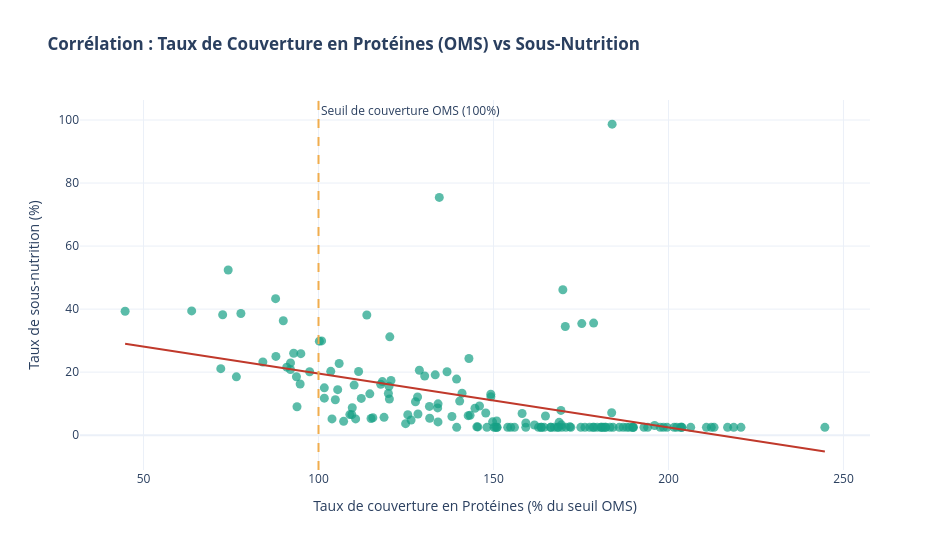

Write notebook code for a chart like this one.
### Markdown cell above
- Variables analysées : taux_couverture_prot_pct : Taux de couverture en protéines par rapport au seuil moyen recommandé par l'OMS (62g / hab / jour).taux_sousnutrition_pct : Pourcentage de la population en situation de sous-nutrition.

- Cadre Nutritionnel & Généralisation : Alors que l'apport calorique mesure la quantité d'énergie disponible, les protéines mesurent la qualité fonctionnelle du bol alimentaire. Une carence aiguë en protéines est un facteur direct de malnutrition sévère (kwashiorkor, retard de croissance). L'objectif est de vérifier si un taux élevé de couverture protéique protège efficacement contre la sous-nutrition globale.

- Test retenu : Test de Spearman (rho).

- Hypothèses :H_0 : La composition du régime alimentaire (prot) n'a aucun lien avec la sous-nutrition (rho = 0).H_1 : Il existe une relation significative (rho \ 0).

- Seuil de décision : alpha = 0,05.

### Code cell
fig = px.scatter(
    df_clean,
    x="taux_couverture_prot_pct",
    y="taux_sousnutrition_pct",
    hover_name="Zone",  
    hover_data={
        "taux_couverture_prot_pct": ":.2f%",
        "taux_sousnutrition_pct": ":.2f%"
    },
    trendline="ols",  # Calcule la droite de régression via statsmodels
    trendline_color_override="#c0392b",  # Couleur rouge de ta ligne initialement définie
    title="<b>Corrélation : Taux de Couverture en Protéines (OMS) vs Sous-Nutrition</b>",
    labels={
        "taux_couverture_prot_pct": "Taux de couverture en Protéines (% du seuil OMS)",
        "taux_sousnutrition_pct": "Taux de sous-nutrition (%)"
    },
    template="plotly_white",
    width=950,
    height=550
)

# Style des points (couleur turquoise #16a085 de ton code Seaborn)
fig.update_traces(marker=dict(size=9, opacity=0.7, color="#16a085"))

# Ajout d'une ligne de repère métier pour le Seuil OMS (100%)
fig.add_vline(
    x=100, 
    line_dash="dash", 
    line_color="#f0ad4e", 
    annotation_text="Seuil de couverture OMS (100%)"
)

fig.show()

### Figure 1 — Plotly figure (JSON) as saved in the notebook; plotly's stock layout.template omitted (floating-point values rounded to 4 significant figures; data arrays with more than 128 entries replaced by an {"elided": "..."} marker saying what was removed)
{"data": [{"hovertemplate": "<b>%{hovertext}</b><br><br>Taux de couverture en Protéines (% du seuil OMS)=%{x:.2f%}<br>Taux de sous-nutrition (%)=%{y:.2f%}<extra></extra>", "hovertext": {"elided": "176 str values"}, "legendgroup": "", "marker": {"color": "#16a085", "opacity": 0.7, "size": 9, "symbol": "circle"}, "mode": "markers", "name": "", "orientation": "v", "showlegend": false, "type": "scatter", "x": {"elided": "176 float values"}, "xaxis": "x", "y": {"elided": "176 float values"}, "yaxis": "y"}, {"hovertemplate": "<b>OLS trendline</b><br>taux_sousnutrition_pct = -0.170889 * taux_couverture_prot_pct + 36.6395<br>R<sup>2</sup>=0.223309<br><br>Taux de couverture en Protéines (% du seuil OMS)=%{x:.2f%}<br>Taux de sous-nutrition (%)=%{y:.2f%} <b>(trend)</b><extra></extra>", "legendgroup": "", "line": {"color": "#c0392b"}, "marker": {"color": "#16a085", "opacity": 0.7, "size": 9, "symbol": "circle"}, "mode": "lines", "name": "", "showlegend": false, "type": "scatter", "x": {"elided": "156 float values"}, "xaxis": "x", "y": {"elided": "156 float values"}, "yaxis": "y"}], "layout": {"annotations": [{"showarrow": false, "text": "Seuil de couverture OMS (100%)", "x": 100, "xanchor": "left", "xref": "x", "y": 1, "yanchor": "top", "yref": "y domain"}], "height": 550, "legend": {"tracegroupgap": 0}, "shapes": [{"line": {"color": "#f0ad4e", "dash": "dash"}, "type": "line", "x0": 100, "x1": 100, "xref": "x", "y0": 0, "y1": 1, "yref": "y domain"}], "title": {"text": "<b>Corrélation : Taux de Couverture en Protéines (OMS) vs Sous-Nutrition</b>"}, "width": 950, "xaxis": {"anchor": "y", "domain": [0, 1], "title": {"text": "Taux de couverture en Protéines (% du seuil OMS)"}}, "yaxis": {"anchor": "x", "domain": [0, 1], "title": {"text": "Taux de sous-nutrition (%)"}}}}
